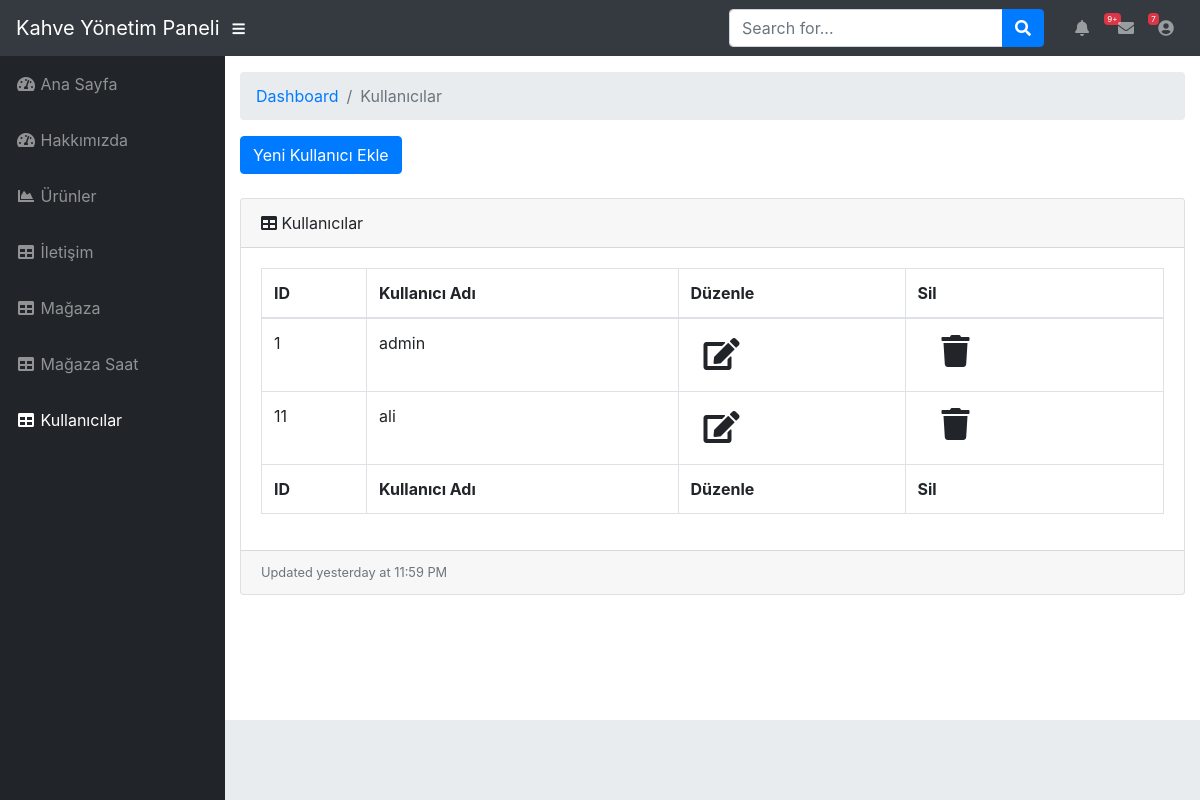
Page /admin/kullanicilar.php (signed in) on the committed database.
### tables this page shows
CREATE TABLE `kullanicilar` (
  `id` int(11) NOT NULL,
  `kadi` char(50) NOT NULL,
  `parola` char(50) NOT NULL
);

### admin/kullanicilar.php (the view, shortened to what this page needs)
<?php
include('../inc/vt.php');
include('inc/head.php');
include('inc/nav.php');
include('inc/sidebar.php');
$sorgu = $baglanti->prepare("SELECT * FROM kullanicilar");
$sorgu->execute();
?>
<div id="content-wrapper">
    <div class="container-fluid">
        <ol class="breadcrumb">
            <li class="breadcrumb-item">
                <a href="#">Dashboard</a>
            </li>
            <li class="breadcrumb-item active">Kullanıcılar</li>
        </ol>
          <a class="btn btn-primary" href="kullaniciEkle.php">Yeni Kullanıcı Ekle</a> <br><br>
        <div class="card mb-3">
            <div class="card-header">
                <i class="fas fa-table"></i>
                Kullanıcılar
            </div>
            <div class="card-body">
                <div class="table-responsive">
                    <table class="table table-bordered" id="dataTable" width="100%" cellspacing="0">
                        <thead>
                        <tr>
                            <th>ID</th>
                            <th>Kullanıcı Adı</th>
                            <th>Düzenle</th>
                            <th>Sil</th>
                        </tr>
                        </thead>
                        <tfoot>
                        <tr>
                            <th>ID</th>
                            <th>Kullanıcı Adı</th>
                            <th>Düzenle</th>
                            <th>Sil</th>
                        </tr>
                        </tfoot>
                        <tbody>
                        <?php while ($sonuc = $sorgu->fetch()) { ?>
                            <tr>
                                <td><?= $sonuc["id"] ?></td>
                                <td><?= $sonuc["kadi"] ?></td>
                              <td><a class="btn btn" href="kullanicilarGuncelle.php?id=<?= $sonuc["id"] ?>"><span
                                                class="fa fa-edit fa-2x"></span></a></td>
                                                   <td>
                                    <a class="dropdown-item" href="#" data-toggle="modal"
                                       data-target="#sil<?= $sonuc["id"] ?>"><span class="fa fa-trash fa-2x"></span></a>
                                </td>
                            </tr>
                            <?php
                        }
                        ?>
                        </tbody>
                    </table>
                </div>
            </div>
            <div class="card-footer small text-muted">Updated yesterday at 11:59 PM</div>
        </div>
    </div>
    <?php
    include('inc/footer.php');
    ?>
    <link rel="stylesheet" type="text/css" href="css/switch.css">

### rows in the picture
kullanicilar: id "1", kadi "admin"
kullanicilar: id "11", kadi "ali"
